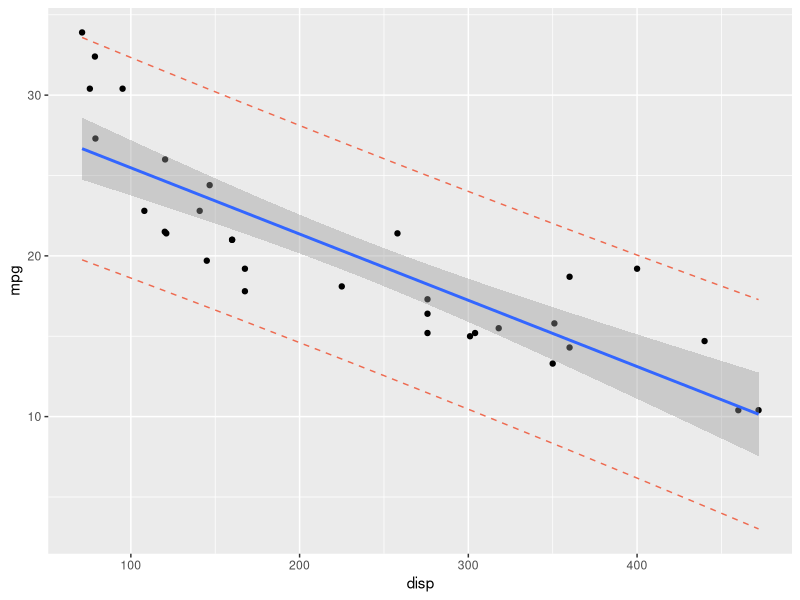

R code for this plot:
# (1) Quantifying the relationship between one or more predictor variables and a response variable.

# (2) Using the model to predict future values.

# view first six rows of mtcars
head(mtcars)

# fit simple linear regression model
model <- lm(mpg ~ disp, data = mtcars)

# view summary of fitted model
summary(model)

# create data frame with three new calues for disp
new_disp <- data.frame(disp = c(150, 200, 250))

# use the fitted model to predict the value for mpg based on the three new
# values for disp
predict(model, newdata = new_disp)

# create prediction intervals around the predicted values
predict(model, newdata = new_disp, interval = "predict")

# create 99% predictin intervals around the predicted values
predict(model, newdata = new_disp, interval = "predict", level = 0.99)

# How to Visualize a Prediction Interval in R
# A scatterplot of the data points for disp and mpg
# A blue line for the fitted regression line
# Gray confidence bands
# Red prediction bands

# define dataset
data <- mtcars[ , c("mpg", "disp")]

# create simple linear regression model
model <- lm(mpg ~ disp, data = mtcars)

# use model to create prediction intervals
predictions <- predict(model, interval = "predict")

# create dataset that contains original data slong with prediction intervals
all_data <- cbind(data, predictions)
all_data

# load ggplot2 library
library("ggplot2")

# create plot
ggplot(all_data, aes(x = disp, y = mpg)) + #define x and y axis variables
  geom_point() + # add scatterplots
  stat_smooth(method = lm) + #confidence bands
  geom_line(aes(y = lwr), col="coral2", linetype = "dashed") + #lwr predicted interval
  geom_line(aes(y = upr), col = "coral2", linetype = "dashed") #upr pred interval













